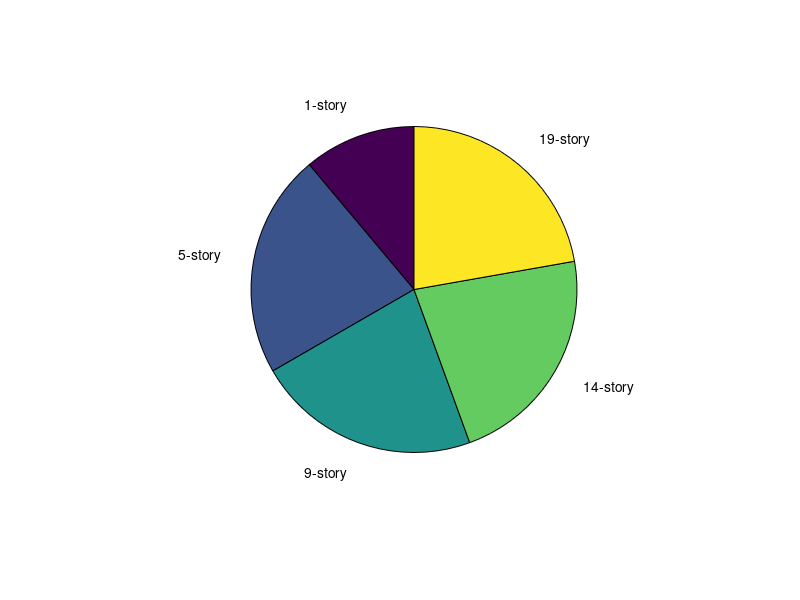

Reproduce this figure in MATLAB.
pieLabels = {'1-story', '5-story', '9-story', '14-story', '19-story'};

NumberBuildings = [81, 162, 162, 162, 162];

fig = pie(NumberBuildings, pieLabels);
